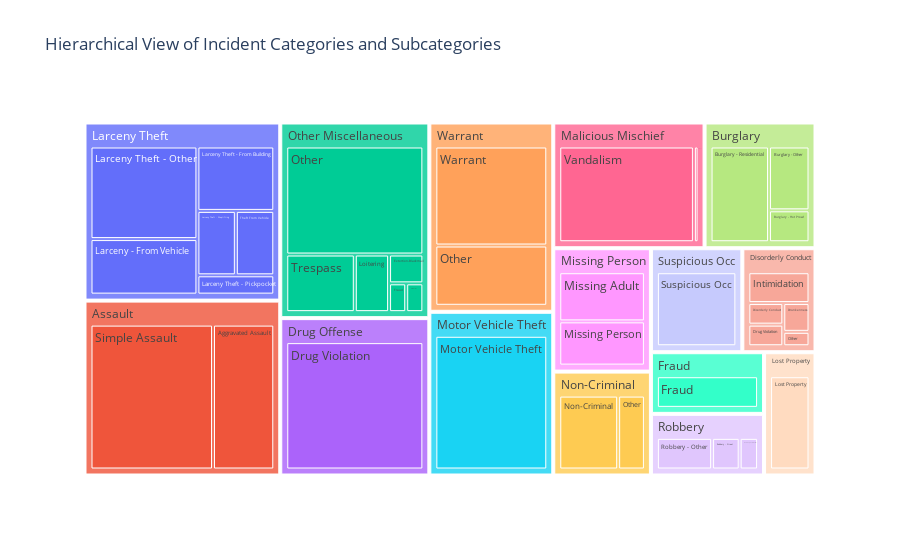

This figure's notebook cell:
### Markdown cell above
Insight: While "Larceny/Theft" is the dominant category across all top districts, the proportions of other crimes vary. For example, the Central and Southern districts show a very high volume of larceny compared to other crimes, indicating a strong focus on property crime in those areas.

### Code cell
# 8. Hierarchy of Crime (Treemap)
# Get the top 15 categories for clarity
import plotly.express as px
top_categories_for_treemap = df['incident_category'].value_counts().nlargest(15).index
treemap_df = df[df['incident_category'].isin(top_categories_for_treemap)]

# Group data for the treemap
treemap_data = treemap_df.groupby(['incident_category', 'incident_subcategory']).size().reset_index(name='count')

fig = px.treemap(treemap_data, 
                 path=['incident_category', 'incident_subcategory'], 
                 values='count',
                 title='Hierarchical View of Incident Categories and Subcategories',
                 color_continuous_scale='YlOrRd')
fig.show()

### Figure 1 — Plotly figure (JSON) as saved in the notebook; plotly's stock layout.template omitted (floating-point values rounded to 4 significant figures)
{"data": [{"branchvalues": "total", "domain": {"x": [0, 1], "y": [0, 1]}, "hovertemplate": "labels=%{label}<br>count=%{value}<br>parent=%{parent}<br>id=%{id}<extra></extra>", "ids": ["Assault/Aggravated Assault", "Burglary/Burglary - Hot Prowl", "Burglary/Burglary - Other", "Burglary/Burglary - Residential", "Disorderly Conduct/Disorderly Conduct", "Disorderly Conduct/Drug Violation", "Drug Offense/Drug Violation", "Disorderly Conduct/Drunkenness", "Other Miscellaneous/Extortion-Blackmail", "Fraud/Fraud", "Other Miscellaneous/Fraud", "Disorderly Conduct/Intimidation", "Other Miscellaneous/Intimidation", "Larceny Theft/Larceny - From Vehicle", "Larceny Theft/Larceny Theft - From Building", "Larceny Theft/Larceny Theft - Other", "Larceny Theft/Larceny Theft - Pickpocket", "Larceny Theft/Larceny Theft - Shoplifting", "Other Miscellaneous/Loitering", "Lost Property/Lost Property", "Missing Person/Missing Adult", "Missing Person/Missing Person", "Motor Vehicle Theft/Motor Vehicle Theft", "Non-Criminal/Non-Criminal", "Disorderly Conduct/Other", "Malicious Mischief/Other", "Non-Criminal/Other", "Other Miscellaneous/Other", "Warrant/Other", "Robbery/Robbery - Commercial", "Robbery/Robbery - Other", "Robbery/Robbery - Street", "Assault/Simple Assault", "Suspicious Occ/Suspicious Occ", "Larceny Theft/Theft From Vehicle", "Other Miscellaneous/Trespass", "Malicious Mischief/Vandalism", "Warrant/Warrant", "Assault", "Burglary", "Disorderly Conduct", "Drug Offense", "Fraud", "Larceny Theft", "Lost Property", "Malicious Mischief", "Missing Person", "Motor Vehicle Theft", "Non-Criminal", "Other Miscellaneous", "Robbery", "Suspicious Occ", "Warrant"], "labels": ["Aggravated Assault", "Burglary - Hot Prowl", "Burglary - Other", "Burglary - Residential", "Disorderly Conduct", "Drug Violation", "Drug Violation", "Drunkenness", "Extortion-Blackmail", "Fraud", "Fraud", "Intimidation", "Intimidation", "Larceny - From Vehicle", "Larceny Theft - From Building", "Larceny Theft - Other", "Larceny Theft - Pickpocket", "Larceny Theft - Shoplifting", "Loitering", "Lost Property", "Missing Adult", "Missing Person", "Motor Vehicle Theft", "Non-Criminal", "Other", "Other", "Other", "Other", "Other", "Robbery - Commercial", "Robbery - Other", "Robbery - Street", "Simple Assault", "Suspicious Occ", "Theft From Vehicle", "Trespass", "Vandalism", "Warrant", "Assault", "Burglary", "Disorderly Conduct", "Drug Offense", "Fraud", "Larceny Theft", "Lost Property", "Malicious Mischief", "Missing Person", "Motor Vehicle Theft", "Non-Criminal", "Other Miscellaneous", "Robbery", "Suspicious Occ", "Warrant"], "name": "", "parents": ["Assault", "Burglary", "Burglary", "Burglary", "Disorderly Conduct", "Disorderly Conduct", "Drug Offense", "Disorderly Conduct", "Other Miscellaneous", "Fraud", "Other Miscellaneous", "Disorderly Conduct", "Other Miscellaneous", "Larceny Theft", "Larceny Theft", "Larceny Theft", "Larceny Theft", "Larceny Theft", "Other Miscellaneous", "Lost Property", "Missing Person", "Missing Person", "Motor Vehicle Theft", "Non-Criminal", "Disorderly Conduct", "Malicious Mischief", "Non-Criminal", "Other Miscellaneous", "Warrant", "Robbery", "Robbery", "Robbery", "Assault", "Suspicious Occ", "Larceny Theft", "Other Miscellaneous", "Malicious Mischief", "Warrant", "", "", "", "", "", "", "", "", "", "", "", "", "", "", ""], "type": "treemap", "values": [18, 3, 6, 13, 2, 2, 37, 2, 2, 11, 1, 5, 1, 12, 10, 20, 3, 5, 4, 10, 10, 9, 32, 11, 1, 1, 5, 30, 14, 2, 6, 3, 36, 15, 5, 8, 29, 23, 54, 22, 12, 37, 11, 55, 10, 30, 19, 32, 16, 46, 11, 15, 37]}], "layout": {"autosize": true, "legend": {"tracegroupgap": 0}, "title": {"text": "Hierarchical View of Incident Categories and Subcategories"}}}
